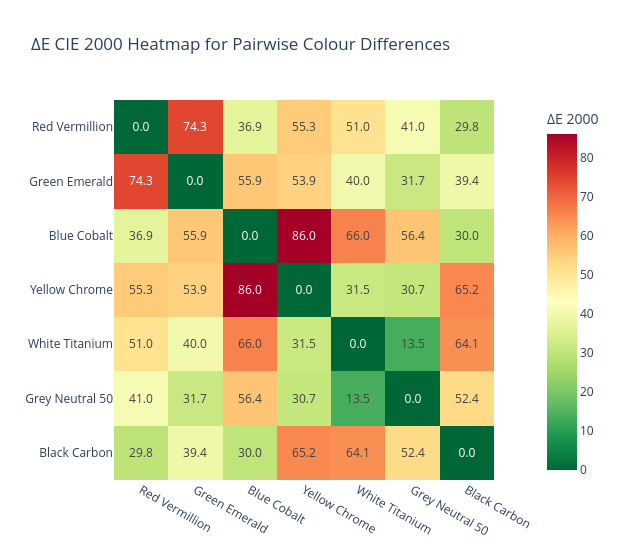

The notebook cell this image was saved under:
### Code cell
fig_heatmap = px.imshow(
    de_matrix,
    x=short_names,
    y=short_names,
    color_continuous_scale='RdYlGn_r',  
    text_auto='.1f',
    title='ΔE CIE 2000 Heatmap for Pairwise Colour Differences',
    labels=dict(color='ΔE 2000')
)
fig_heatmap.update_layout(width=620, height=560)
fig_heatmap.show()

### Figure 1 — Plotly figure (JSON) as saved in the notebook; plotly's stock layout.template omitted (floating-point values rounded to 4 significant figures)
{"data": [{"coloraxis": "coloraxis", "hovertemplate": "x: %{x}<br>y: %{y}<br>ΔE 2000: %{z}<extra></extra>", "name": "0", "texttemplate": "%{z:.1f}", "type": "heatmap", "x": ["Red Vermillion", "Green Emerald", "Blue Cobalt", "Yellow Chrome", "White Titanium", "Grey Neutral 50", "Black Carbon"], "xaxis": "x", "y": ["Red Vermillion", "Green Emerald", "Blue Cobalt", "Yellow Chrome", "White Titanium", "Grey Neutral 50", "Black Carbon"], "yaxis": "y", "z": [[0.0, 74.32, 36.91, 55.27, 50.96, 40.96, 29.78], [74.32, 0.0, 55.85, 53.93, 39.97, 31.68, 39.41], [36.91, 55.85, 0.0, 86.0, 66.05, 56.38, 30.0], [55.27, 53.93, 86.0, 0.0, 31.52, 30.73, 65.18], [50.96, 39.97, 66.05, 31.52, 0.0, 13.45, 64.12], [40.96, 31.68, 56.38, 30.73, 13.45, 0.0, 52.39], [29.78, 39.41, 30.0, 65.18, 64.12, 52.39, 0.0]]}], "layout": {"coloraxis": {"colorbar": {"title": {"text": "ΔE 2000"}}, "colorscale": [[0, "rgb(0,104,55)"], [0.1, "rgb(26,152,80)"], [0.2, "rgb(102,189,99)"], [0.3, "rgb(166,217,106)"], [0.4, "rgb(217,239,139)"], [0.5, "rgb(255,255,191)"], [0.6, "rgb(254,224,139)"], [0.7, "rgb(253,174,97)"], [0.8, "rgb(244,109,67)"], [0.9, "rgb(215,48,39)"], [1, "rgb(165,0,38)"]]}, "height": 560, "title": {"text": "ΔE CIE 2000 Heatmap for Pairwise Colour Differences"}, "width": 620, "xaxis": {"anchor": "y", "constrain": "domain", "domain": [0, 1], "scaleanchor": "y"}, "yaxis": {"anchor": "x", "autorange": "reversed", "constrain": "domain", "domain": [0, 1]}}}
